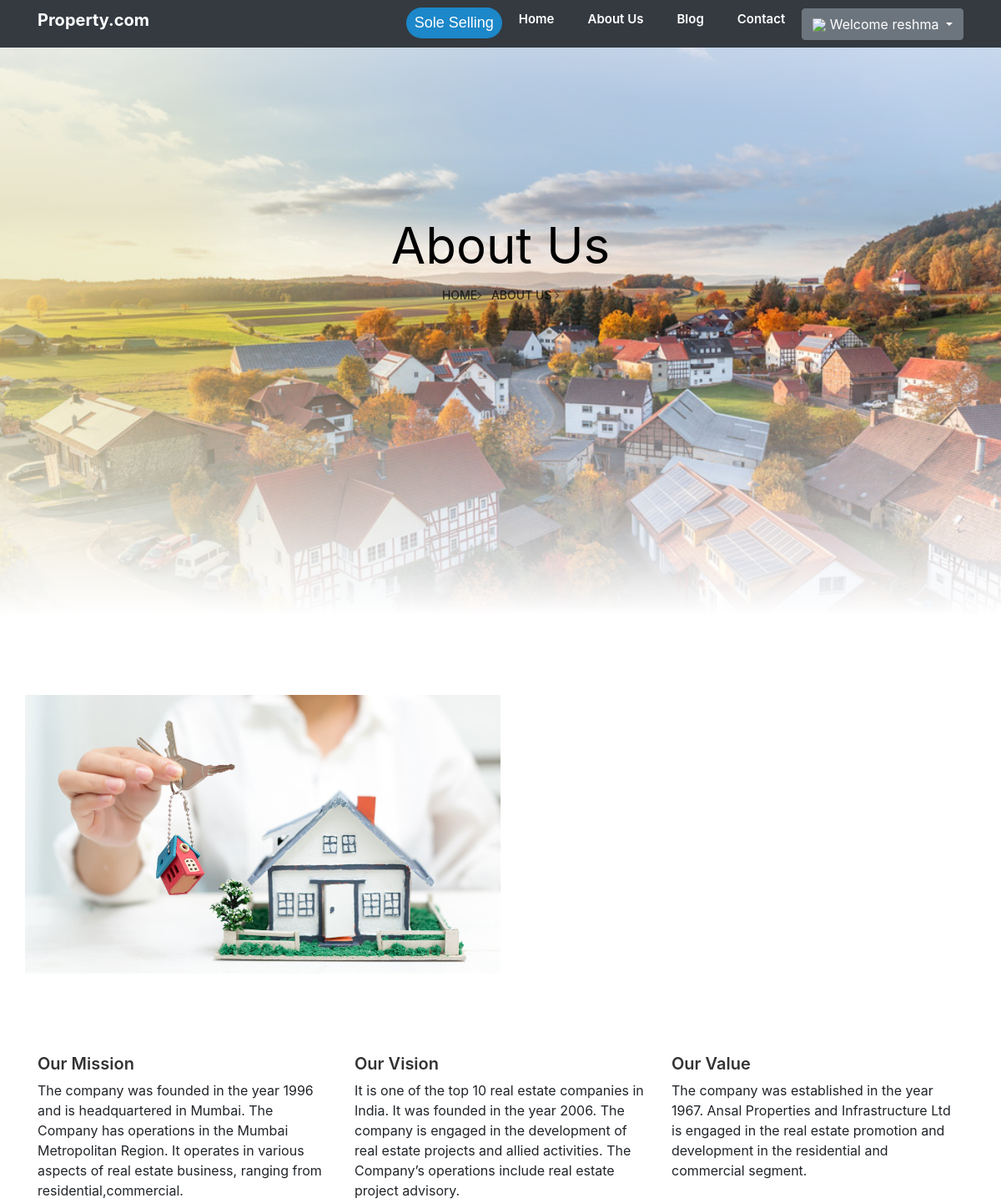
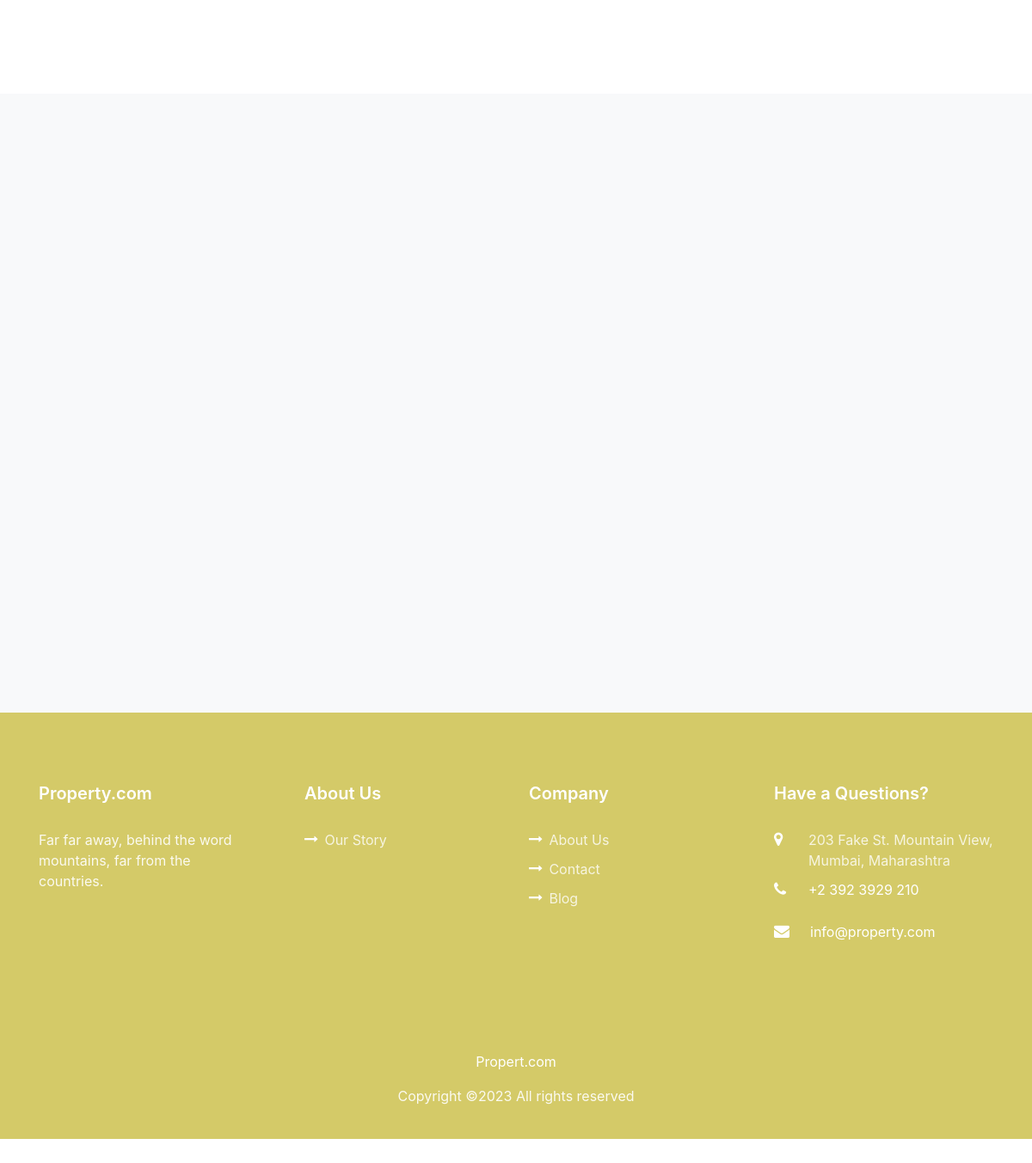
The page /client_page/client-about-us.php (signed in) on the database its author committed (2 pictures, top to bottom).
### tables this page shows
CREATE TABLE `about_us_details` (
  `about_id` int(11) NOT NULL,
  `company_name` varchar(245) NOT NULL,
  `company_description` varchar(245) NOT NULL,
  `company_mission` varchar(245) NOT NULL,
  `company_vision` varchar(245) NOT NULL,
  `company_value` varchar(245) NOT NULL
);

### client_page/client-about-us.php (the view, shortened to what this page needs)
<?php
  include("../configuration/config.php");
     $result = mysqli_query($mysqli,"select * from about_us_details");
?>
<!DOCTYPE html>
<html lang="en">
  <head>
    <link rel="stylesheet" href="../css/open-iconic-bootstrap.min.css">
    <link rel="stylesheet" href="../css/animate.css">
    <link rel="stylesheet" href="../css/owl.carousel.min.css">
    <link rel="stylesheet" href="../css/owl.theme.default.min.css">
    <link rel="stylesheet" href="../css/magnific-popup.css">
    <link rel="stylesheet" href="../css/aos.css">
    <link rel="stylesheet" href="../css/ionicons.min.css">
    <link rel="stylesheet" href="../css/bootstrap-datepicker.css">
    <link rel="stylesheet" href="../css/jquery.timepicker.css">
    <link rel="stylesheet" href="../css/flaticon.css">
    <link rel="stylesheet" href="../css/icomoon.css">
    <link rel="stylesheet" href="../css/style.css">
        <link rel="stylesheet" href="https://maxcdn.bootstrapcdn.com/bootstrap/4.4.1/css/bootstrap.min.css">
  </head>
  <body>
    <div class="first-container" style="background-color: white; margin-top: -30px">
    <?php
      include("client-nav.php");
    ?>
      <section class="hero-wrap hero-wrap-2 ftco-degree-bg js-fullheight" style="background-image: url('../images/listing-1.jpg');" data-stellar-background-ratio="0.5">
      <div class="overlay"></div>
      <div class="overlay-2"></div>
      <div class="container">
        <div class="row no-gutters slider-text js-fullheight align-items-end justify-content-center">
          <div class="col-md-9 ftco-animate pb-5 mb-5 text-center">
            <h1 class="mb-3 bread"  style="margin-top: -380px">About Us</h1>
            <p class="breadcrumbs"><span class="mr-2"><a href="client-index.php">Home<i class="ion-ios-arrow-forward"></i></a></span> <span>About us <i class="ion-ios-arrow-forward"></i></span></p>
          </div>
        </div>
      </div>
    </section>
    <section class="ftco-section ftco-no-pb">
      <div class="container">
        <div class="row">
          <div class="col-md-6 img img-3 d-flex justify-content-center align-items-center" style="background-image: url(../images/about.jpg);">
          </div>
          <?php
            $res=mysqli_fetch_array($result);
          ?>
        </div>
      </div>
  </section>
  <section class="ftco-section">
      <div class="container">
        <div class="row">
          <div class="col-md-4">
            <h3 style="font-weight: 600; font-size: 20px;">Our Mission</h3>
            <p><?php echo $res['company_mission']; ?></p>
          </div>
          <div class="col-md-4">
            <h3 style="font-weight: 600; font-size: 20px;">Our Vision</h3>
            <p><?php echo $res['company_vision']; ?></p>
          </div>
          <div class="col-md-4">
            <h3 style="font-weight: 600; font-size: 20px;">Our Value</h3>
            <p><?php echo $res['company_value']; ?></p>
          </div>
        </div>
      </div>
    </section>
    <section class="ftco-section testimony-section bg-light">
      <div class="container">
        <div class="row justify-content-center mb-5">
        </div>
      </div>
    </section>
</div>
    <?php
      include("client-footer.php");
    ?>
  </body>
</html>

### rows shown on the page
about_us_details: company_mission "The company was founded in the year 1996 and is headquartered in Mumbai. The Company has operations in the Mumbai Metropolitan Region. It operates in various aspects of real estate business, ranging from residential,commercial.", company_vision "It is one of the top 10 real estate companies in India. It was founded in the year 2006. The company is engaged in the development of real estate projects and allied activities. The Company’s operations include real estate project advisory.", company_value "The company was established in the year 1967. Ansal Properties and Infrastructure Ltd is engaged in the real estate promotion and development in the residential and commercial segment."

### other values the page prints
$_SESSION['uname'] "reshma"
